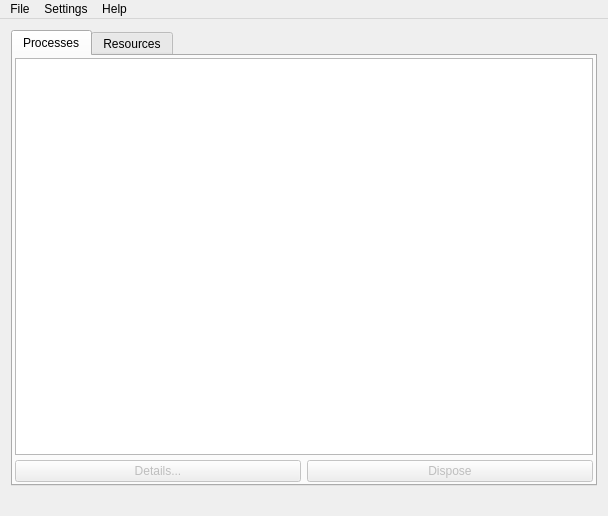
<?xml version="1.0" encoding="UTF-8"?>
<ui version="4.0">
 <class>MainWindow</class>
 <widget class="QMainWindow" name="MainWindow">
  <property name="enabled">
   <bool>true</bool>
  </property>
  <property name="geometry">
   <rect>
    <x>0</x>
    <y>0</y>
    <width>608</width>
    <height>516</height>
   </rect>
  </property>
  <property name="windowTitle">
   <string>MainWindow</string>
  </property>
  <widget class="QWidget" name="centralWidget">
   <layout class="QVBoxLayout" name="verticalLayout_2">
    <item>
     <widget class="QTabWidget" name="tabWidget">
      <property name="autoFillBackground">
       <bool>false</bool>
      </property>
      <property name="currentIndex">
       <number>0</number>
      </property>
      <widget class="QWidget" name="procTab">
       <property name="autoFillBackground">
        <bool>false</bool>
       </property>
       <attribute name="title">
        <string>Processes</string>
       </attribute>
       <layout class="QVBoxLayout" name="verticalLayout" stretch="0,0">
        <property name="spacing">
         <number>5</number>
        </property>
        <property name="leftMargin">
         <number>2</number>
        </property>
        <property name="topMargin">
         <number>2</number>
        </property>
        <property name="rightMargin">
         <number>2</number>
        </property>
        <property name="bottomMargin">
         <number>2</number>
        </property>
        <item>
         <widget class="QTreeView" name="treeView">
          <property name="editTriggers">
           <set>QAbstractItemView::NoEditTriggers</set>
          </property>
          <property name="showDropIndicator" stdset="0">
           <bool>false</bool>
          </property>
          <property name="alternatingRowColors">
           <bool>true</bool>
          </property>
          <property name="autoExpandDelay">
           <number>0</number>
          </property>
          <property name="indentation">
           <number>20</number>
          </property>
          <property name="uniformRowHeights">
           <bool>true</bool>
          </property>
          <property name="sortingEnabled">
           <bool>true</bool>
          </property>
          <property name="animated">
           <bool>true</bool>
          </property>
          <property name="allColumnsShowFocus">
           <bool>true</bool>
          </property>
          <property name="wordWrap">
           <bool>false</bool>
          </property>
          <property name="headerHidden">
           <bool>false</bool>
          </property>
          <attribute name="headerDefaultSectionSize">
           <number>110</number>
          </attribute>
         </widget>
        </item>
        <item>
         <layout class="QHBoxLayout" name="horizontalLayout">
          <item>
           <widget class="QPushButton" name="detailsBtn">
            <property name="enabled">
             <bool>false</bool>
            </property>
            <property name="text">
             <string>Details...</string>
            </property>
           </widget>
          </item>
          <item>
           <widget class="QPushButton" name="disposeBtn">
            <property name="enabled">
             <bool>false</bool>
            </property>
            <property name="text">
             <string>Dispose</string>
            </property>
           </widget>
          </item>
         </layout>
        </item>
       </layout>
      </widget>
      <widget class="QWidget" name="resTab">
       <attribute name="title">
        <string>Resources</string>
       </attribute>
       <layout class="QVBoxLayout" name="verticalLayout_3">
        <property name="spacing">
         <number>2</number>
        </property>
        <property name="leftMargin">
         <number>2</number>
        </property>
        <property name="topMargin">
         <number>2</number>
        </property>
        <property name="rightMargin">
         <number>2</number>
        </property>
        <property name="bottomMargin">
         <number>2</number>
        </property>
        <item>
         <widget class="QCustomPlot" name="resPlot" native="true"/>
        </item>
        <item>
         <widget class="QComboBox" name="comboBox">
          <item>
           <property name="text">
            <string>Processes' Amount / Theads' Amount</string>
           </property>
          </item>
          <item>
           <property name="text">
            <string>Processor Use</string>
           </property>
          </item>
          <item>
           <property name="text">
            <string>Memory Use</string>
           </property>
          </item>
         </widget>
        </item>
       </layout>
      </widget>
     </widget>
    </item>
   </layout>
  </widget>
  <widget class="QMenuBar" name="menuBar">
   <property name="geometry">
    <rect>
     <x>0</x>
     <y>0</y>
     <width>608</width>
     <height>25</height>
    </rect>
   </property>
   <widget class="QMenu" name="menuFile">
    <property name="title">
     <string>File</string>
    </property>
    <addaction name="actionCreate_Snapshot"/>
    <addaction name="actionOpen_Snapshot"/>
    <addaction name="separator"/>
    <addaction name="actionExit"/>
   </widget>
   <widget class="QMenu" name="menuSettings">
    <property name="title">
     <string>Settings</string>
    </property>
   </widget>
   <widget class="QMenu" name="menuHelp">
    <property name="title">
     <string>Help</string>
    </property>
    <addaction name="actionHelp"/>
    <addaction name="actionAbout"/>
   </widget>
   <addaction name="menuFile"/>
   <addaction name="menuSettings"/>
   <addaction name="menuHelp"/>
  </widget>
  <widget class="QStatusBar" name="statusBar">
   <property name="sizeGripEnabled">
    <bool>false</bool>
   </property>
  </widget>
  <action name="actionCreate_Snapshot">
   <property name="text">
    <string>Create Snapshot</string>
   </property>
   <property name="shortcut">
    <string>Ctrl+N</string>
   </property>
  </action>
  <action name="actionOpen_Snapshot">
   <property name="text">
    <string>Open Snapshot</string>
   </property>
   <property name="shortcut">
    <string>Ctrl+O</string>
   </property>
  </action>
  <action name="actionExit">
   <property name="text">
    <string>Exit</string>
   </property>
   <property name="shortcut">
    <string>Ctrl+E</string>
   </property>
   <property name="menuRole">
    <enum>QAction::QuitRole</enum>
   </property>
  </action>
  <action name="actionHelp">
   <property name="text">
    <string>Help</string>
   </property>
  </action>
  <action name="actionAbout">
   <property name="text">
    <string>About</string>
   </property>
   <property name="menuRole">
    <enum>QAction::AboutRole</enum>
   </property>
  </action>
 </widget>
 <layoutdefault spacing="6" margin="11"/>
 <customwidgets>
  <customwidget>
   <class>QCustomPlot</class>
   <extends>QWidget</extends>
   <header>qcustomplot.h</header>
   <container>1</container>
  </customwidget>
 </customwidgets>
 <resources/>
 <connections/>
</ui>
